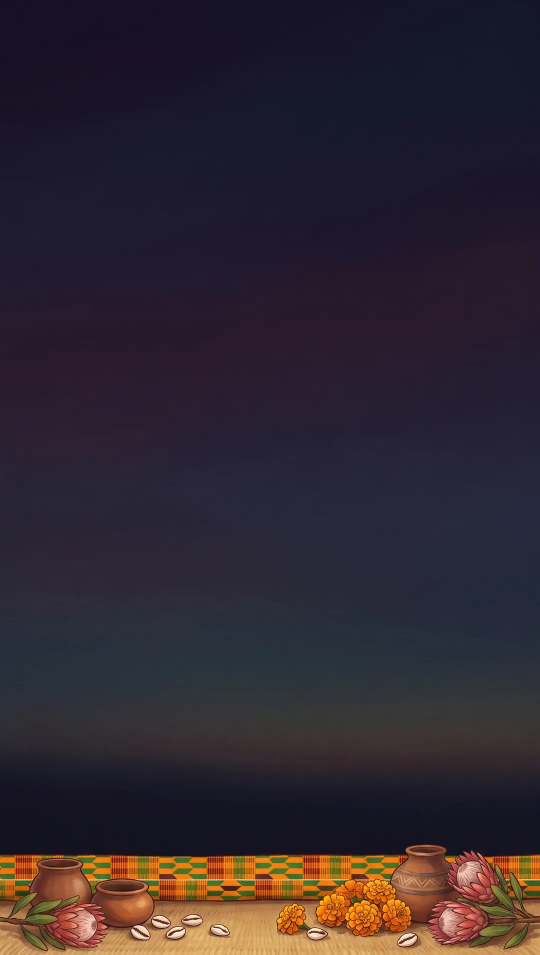
#> input picture business/landing/img/hd/afro-fond.webp, 1080 x 1909 px, given in place of afro-fond.webp-fond.webp, which was not available (shown at 1/2 size)
$ python ciel.py ../landing/img/hd/afro-fond.webp
#> lines starting #> are read from the running program, lines starting #| are printed output that depends on the picture; pictures that were not available may be replaced by others from this repository, and a replacement may not be noted
"""Ciel nu des calques : le fond d'un thème (<thème>-fond.webp) porte un jardin en bas (fleurs, sable, lanternes). Posé fixe
derrière les sujets détourés, ce bas restait visible sous chaque scène et traçait une ligne droite (bord du sable) au
défilement. Le décor des calques est donc le ciel seul : la bande calme du haut du fond, étirée sur toute la hauteur
(le dégradé du ciel reste continu, jamais de miroir). Sans Gemini.
Usage : python3 business/tools/ciel.py <thème> [...]   ->  img/hd/<thème>-ciel.webp et img/lieux/<thème>-ciel.webp"""
import os, sys
import numpy as np
from PIL import Image, ImageFilter
from scipy import ndimage

IMG = os.path.join(os.path.dirname(os.path.dirname(os.path.abspath(__file__))), 'landing', 'img')


def haut_du_jardin(im):
    a = np.asarray(im.convert('L').resize((270, 477))).astype(float)
    g = np.abs(ndimage.sobel(a, 1)) + np.abs(ndimage.sobel(a, 0))
    sm = np.convolve(np.array([np.percentile(r, 97) for r in g]), np.ones(9) / 9, 'same')
    return next((i for i in range(120, 477) if sm[i] > 45), 477) / 477


for k in sys.argv[1:]:
    im = Image.open(os.path.join(IMG, 'hd', k + '-fond.webp')).convert('RGB'); W, H = im.size
#> further down, im is the input picture: PIL image 1080x1909 RGB; mean R, G, B 48.3, 39.2, 48.9
#> after `W, H = im.size`: W = 1080; H = 1909
    y = max(.4, haut_du_jardin(im) - .03)
#> in haut_du_jardin, `a = np.asarray(im.convert('L').resize((270, 477))).astype(float)`:
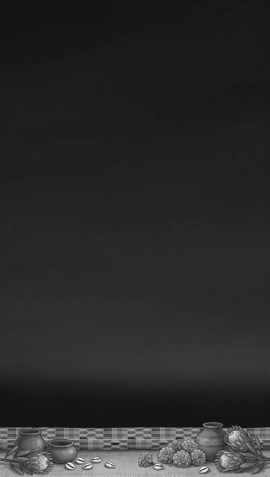
#> a: shape (477, 270) float64; min 14, max 244, mean 43.1
#> in haut_du_jardin, `g = np.abs(ndimage.sobel(a, 1)) + np.abs(ndimage.sobel(a, 0))`:
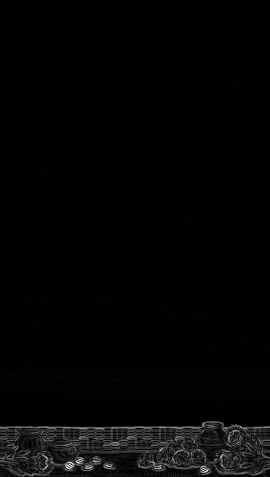
#> g: shape (477, 270) float64; min 0, max 908, mean 18; drawn with min black and max white
#> in haut_du_jardin, `sm = np.convolve(np.array([np.percentile(r, 97) for r in g]), np.ones(..`: sm = 477 values, max 520.6 at index 465, min 4 at index 0, mean 49
#> y = 0.846
    # un léger flou vertical sur la bande étirée : les étoiles ne deviennent pas des traits
    ciel = im.crop((0, 0, W, round(y * H))).resize((W, H), Image.LANCZOS).filter(ImageFilter.GaussianBlur(1.2))
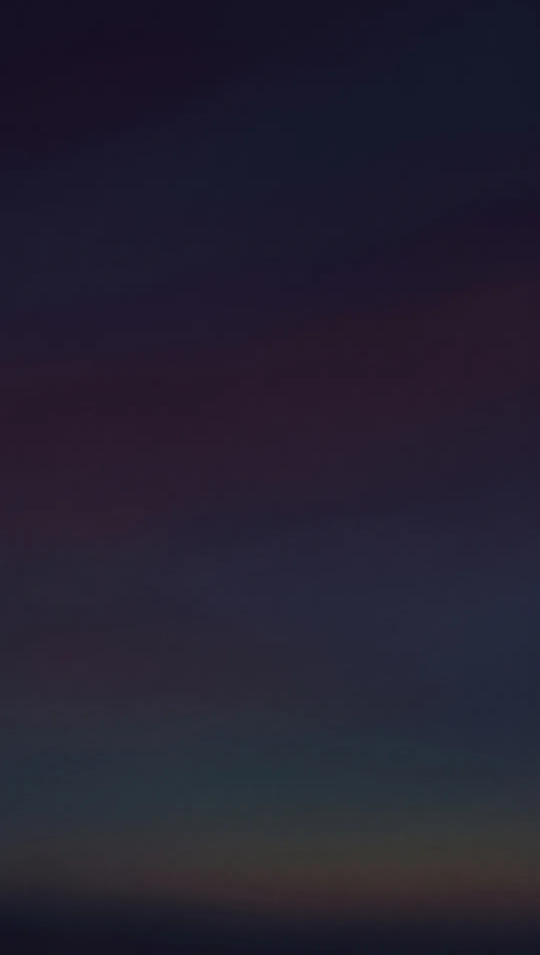
#> ciel: PIL image 1080x1909 RGB (shown at 1/2 size); mean R, G, B 35.8, 32.3, 49.1
    ciel.save(os.path.join(IMG, 'hd', k + '-ciel.webp'), 'WEBP', quality=80, method=6)
    ciel.resize((540, 954), Image.LANCZOS).save(os.path.join(IMG, 'lieux', k + '-ciel.webp'), 'WEBP', quality=82, method=6)
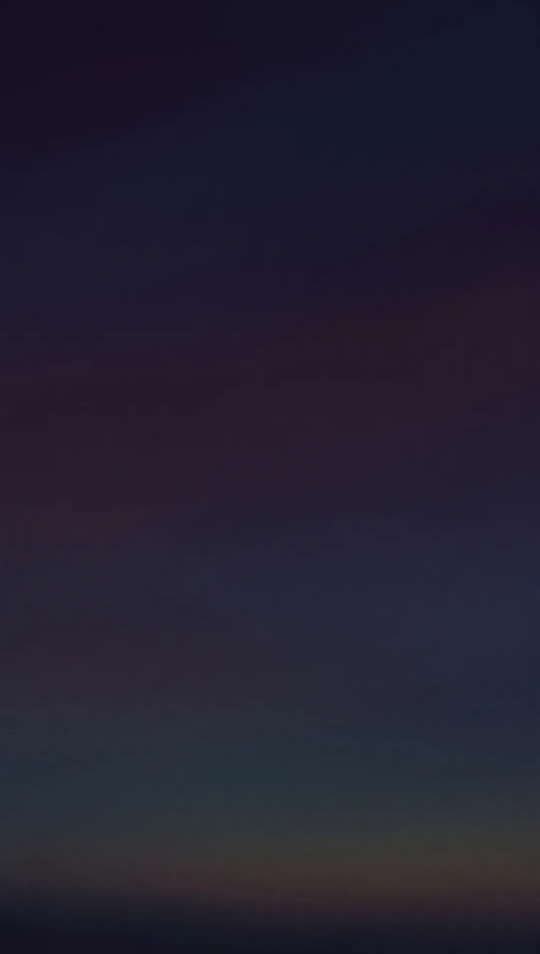
#> saved as afro-fond.webp-ciel.webp: PIL image 540x954 RGB; mean R, G, B 35.8, 32.3, 49.1
    print(k, f'ciel jusqu’à {y:.0%} de la hauteur')
#| ../landing/img/hd/afro-fond.webp ciel jusqu’à 85% de la hauteur
